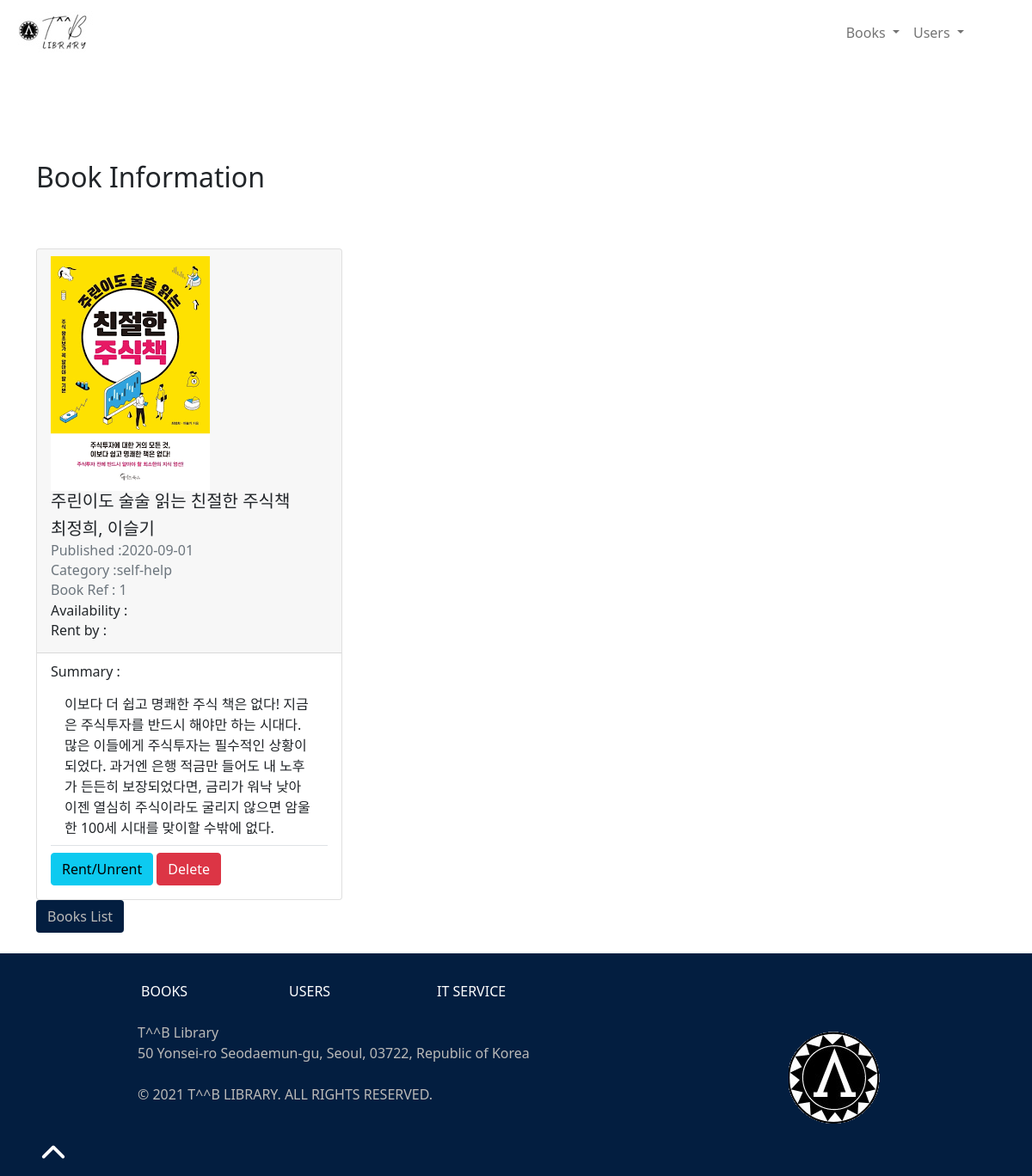
The app's page /book.php?book_id=1 with its own data.
### tables this page shows
CREATE TABLE Book(
    book_id INT UNSIGNED NOT NULL AUTO_INCREMENT,
    title VARCHAR(50) NOT NULL,
    author VARCHAR(50) NOT NULL,
    summary TEXT(500) NOT NULL,
    publication_date DATE NOT NULL,
    category VARCHAR(20) NOT NULL,
    picture VARCHAR(100) NOT NULL,
    user_id INT UNSIGNED,
    PRIMARY KEY(book_id),
    FOREIGN KEY (user_id) REFERENCES User(id)
);

### book.php (called while the page is built, shortened)
<?php
require_once "model/bookManager.php";
require "model/entity/book.php";
$bookSingle = new BookManager();
$book = $bookSingle->getBook(htmlspecialchars($_GET["book_id"]));
include "view/bookView.php";

### model/dataBase.php (called while the page is built)
<?php
abstract class DataBase
{
    static public function getDB() {
        try{
        $db = new PDO('mysql:host=localhost:8889;dbname=library_php', "root", "root");
        return $db;
      }catch (Exception $e) {
        echo "Error while connecting to the database: " . $e->getMessage() . "<br/>";
        exit($e->getMessage());
        }
    }
}
?>

### model/bookManager.php (called while the page is built, shortened)
<?php
require "dataBase.php";
class bookManager extends DataBase{
    private PDO $db;
  public function getBook(int $book_id):Book {
    $query = $this->db->prepare (
      "SELECT *
      FROM Book
      WHERE book_id = :book_id"
    );
    $query->execute([
    "book_id" => $book_id
    ]);
    $data = $query -> fetchAll(PDO::FETCH_ASSOC);
    $book = new Book($data[0]);
    return $book;
  }
  public function __construct() {
    $this->db = DataBase::getDB();
}
}

### model/entity/book.php (called while the page is built, shortened)
<?php
class Book {
    protected int $book_id;
    protected string $title;
    protected string $author;
    protected string $summary;
    protected string $publication_date;
    protected string $category;
    protected string $picture;
    public function __construct(?array $data=null) {
        if($data) {
            foreach($data as $key => $value) {
                $setter = "set" . ucfirst($key);
            }
        }
    }
    public function setBook_Id(int $book_id) {
        $this->book_id = $book_id;
    }
    public function getBook_Id(){
        return $this->book_id;
    }
    public function setTitle(string $title) {
        $this->title = $title;
    }
    public function getTitle(){
        return $this->title;
    }
    public function setAuthor(string $author) {
        $this->author = $author;
    }
    public function getAuthor(){
        return $this->author;
    }
    public function setSummary(string $summary) {
        $this->summary = $summary;
    }
    public function getSummary(){
        return $this->summary;
    }
    public function setPublication_date(string $publication_date) {
        $this->publication_date = $publication_date;
    }
    public function getPublication_date(){
        return $this->publication_date;
    }
    public function setCategory(string $category) {
        $this->category = $category;
    }
    public function getCategory(){
        return $this->category;
    }
    public function setPicture(string $picture) {
        $this->picture = $picture;
    }
    public function getPicture(){
        return $this->picture;
    }
}

### view/bookView.php (the view)
<?php
include "view/template/nav.php";
include "view/template/header.php";
if(!isset($error)):
?>
<div class="mainpage">
<h2>Book Information</h2>
    <div class="row mt-5">
      <div class="col-12 col-md-6 col-lg-4">
        <article class="card">
          <div class="card-header">
            <img src="<?php echo $book->getPicture() ; ?>">
            <h5 class="card-title"><?php echo $book->getTitle() ; ?></h5>
            <h5 class="card-title"><?php echo $book->getAuthor(); ?></h5>
            <h6 class="card-subtitle mb-2 text-muted">Published :<?php echo $book->getPublication_date(); ?></h5>
            <h6 class="card-subtitle mb-2 text-muted">Category :<?php echo $book->getCategory(); ?></h6>
            <h6 class="card-subtitle mb-2 text-muted">Book Ref : <?php echo $book->getBook_Id(); ?></h6>
            <h6 class="card-subtitle mb-2 ">Availability : </h6>
            <h6 class="card-subtitle mb-2 ">Rent by : </h6>
          </div>
          <div class="card-body">
          <h6 class="card-subtitle mb-2 ">Summary : </h6>
            <ul class="list-group list-group-flush border-bottom mb-2">
              <li class="list-group-item"><?php echo $book->getSummary(); ?></li>
            </ul>
            <a href="#" class="btn btn-info">Rent/Unrent</a>
            <a href="deletebook.php?book_id=<?php echo $book->getBook_Id(); ?>" class="btn btn-danger">Delete</a>
          </div>
        </article>
        <a href="books.php" class="btn btn1">Books List</a>
      </div>
</div>
<?php else: ?>
  <div class="alert alert-danger">
    <p><?php echo $error ?></p>
  </div>
<?php endif; ?>
<?php
include "view/template/footer.php";
?>

### assets/css/main.css (style rules this page uses)
html { color: #222; font-size: 1em; line-height: 1.4; }
audio, canvas, iframe, img, svg, video { vertical-align: middle; }
* { margin: 0; padding: 0; }
.mainpage { margin-top: 10%; }
.mainpage h2 { margin-bottom: 2em; }
.btn1 { background-color: rgb(3, 30, 64); color: rgb(187, 186, 184) !important; }

### records on screen
book: picture (picture), title "주린이도 술술 읽는 친절한 주식책", author "최정희, 이슬기", publication_date "2020-09-01", category "self-help", book_id "1", summary "이보다 더 쉽고 명쾌한 주식 책은 없다! 지금은 주식투자를 반드시 해야만 하는 시대다. 많은 이들에게 주식투자는 필수적인 상황이 되었다. 과거엔 은행 적금만 들어도 내 노후가 든든히 보장되었다면, 금리가 워낙 낮아 이젠 열심히 주식이라도 굴리지 않으면 암울한 100세 시대를 맞이할 수밖에 없다."
